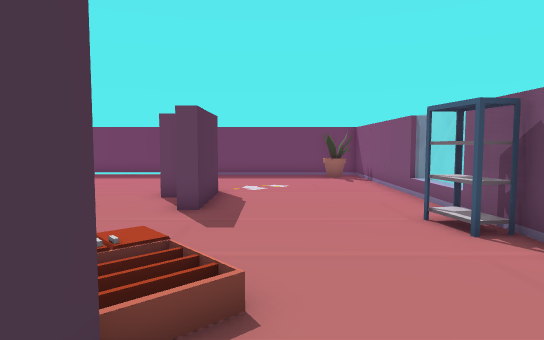
view 1 (above)

22 first-person views from a walk through a Unity game level. The camera is 1.5 m above the floor, tilts 4° down and sees 75° across. The floor is counted in squares, 1 m on a side. Each view is taken from the middle of a square. On the plan, view 1 faces up. The plan holds only what a view shows up to about 16 squares ahead; the rest is blank. The place goes on beyond the plan. The player character is not drawn. Door leaves are left out, so doorways stand open. Some surface patterns are stand-ins.

view 2
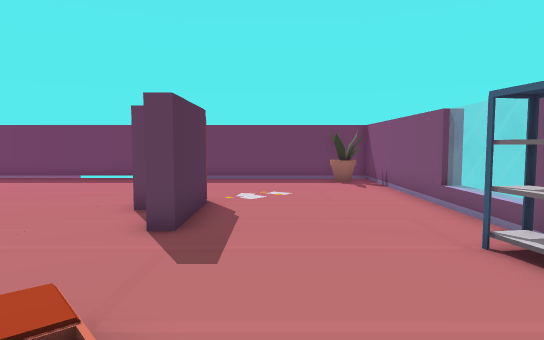

view 3
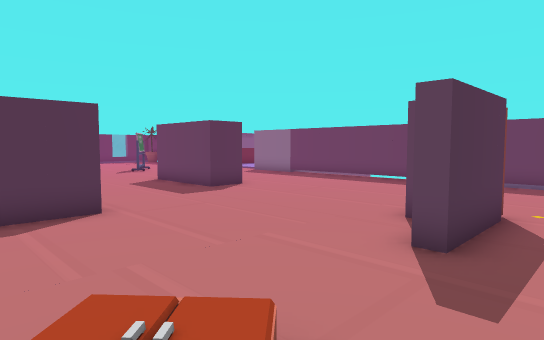

view 4
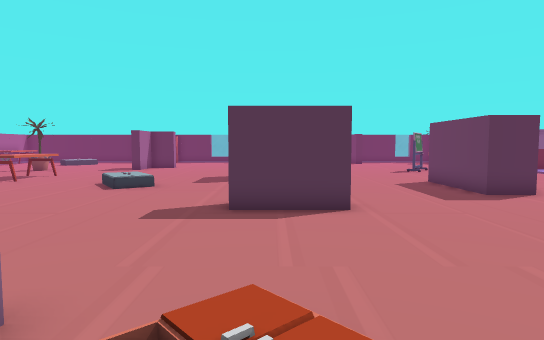

view 5
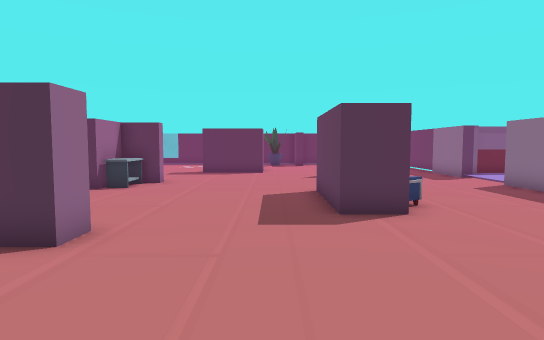

view 6
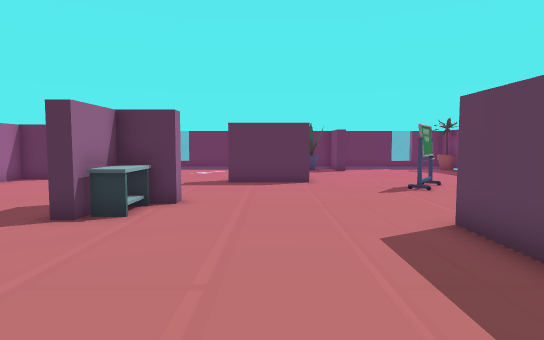

view 7
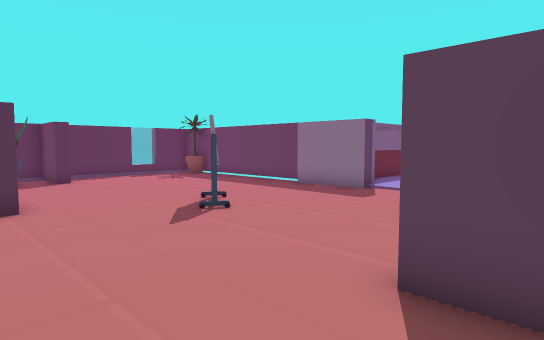

view 8
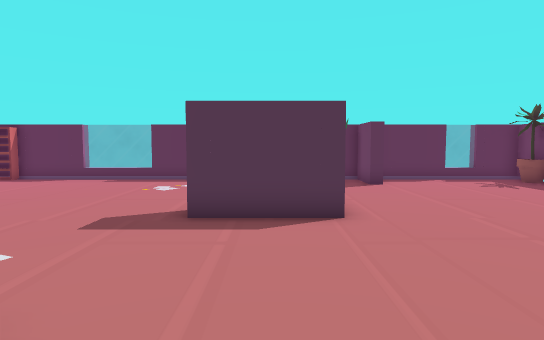

view 9
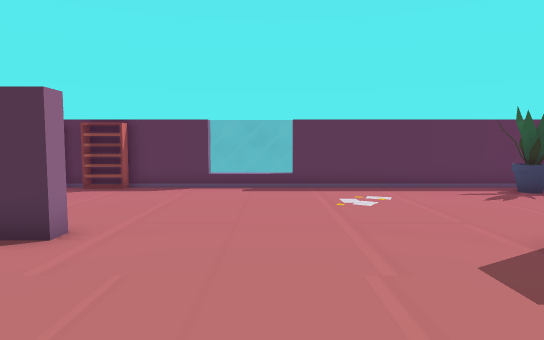

view 10
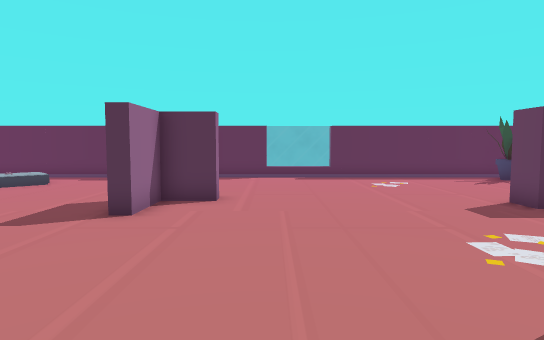

view 11
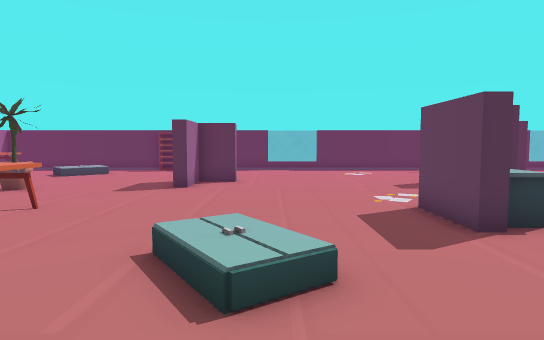

view 12
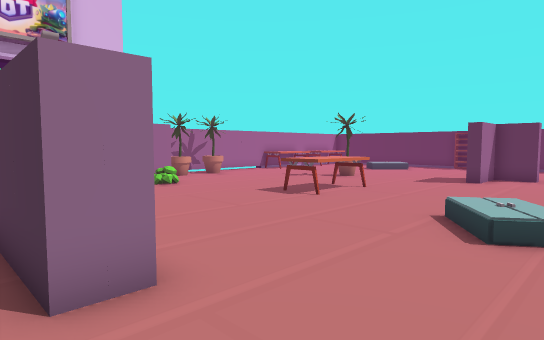

view 13
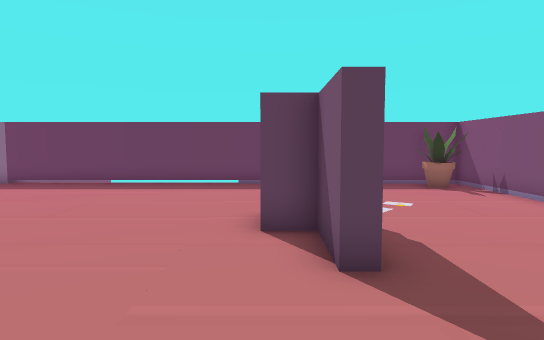

view 14
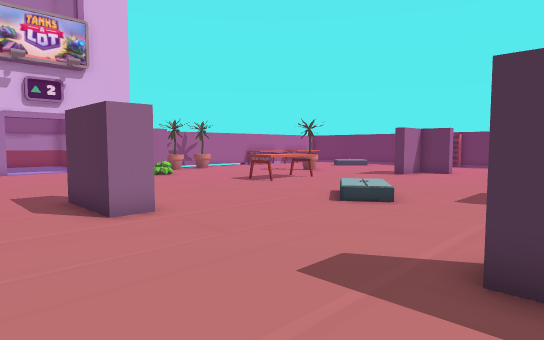

view 15
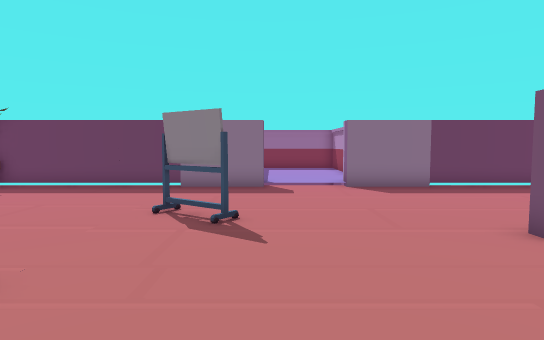

view 16
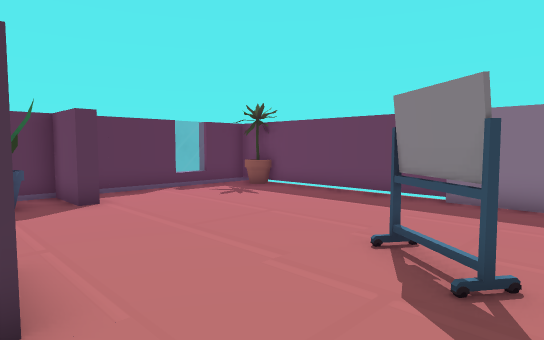

view 17
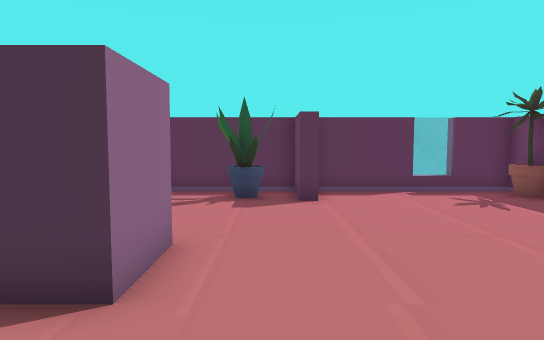

view 18
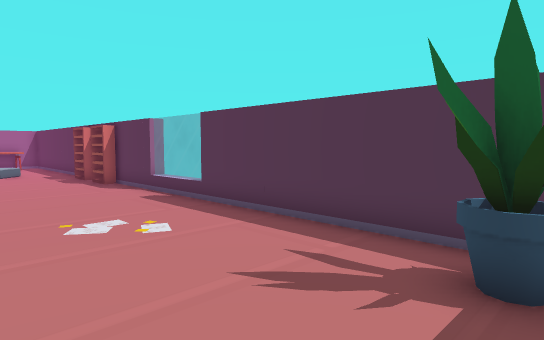

view 19
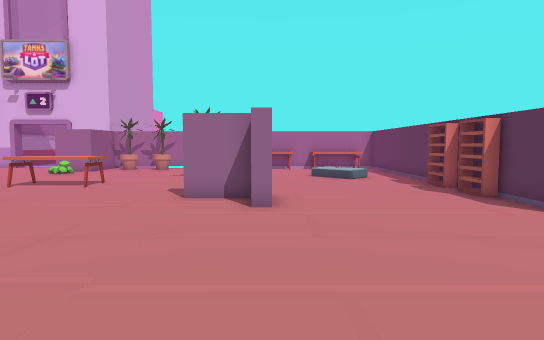

view 20
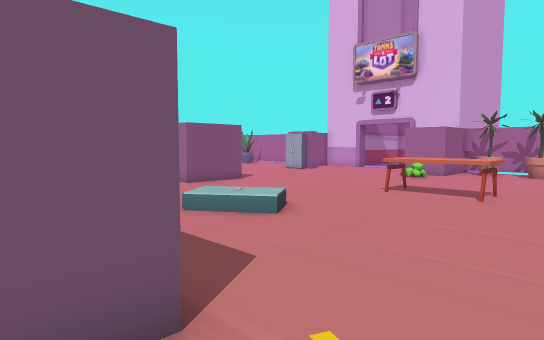

view 21
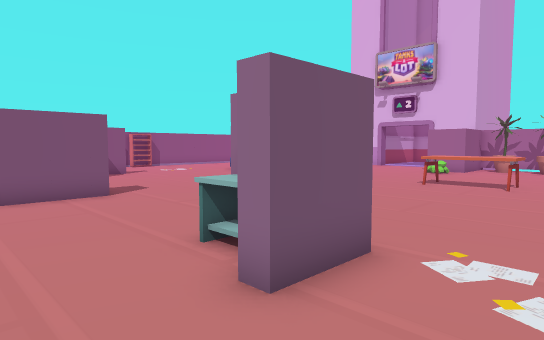

view 22
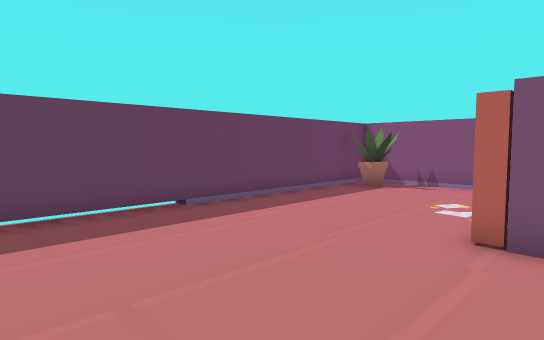

### Floor plan
Points are (right, up) in squares from view 1. A wall is a line through its corners. A room is listed if a view was taken in it or the views show most of it. See-through windows are left out.
Room 1 (views 1, 2, 3, 4, 5, 6, 7, 8, 9, 10, 11, 12, 13, 14, 15, 16, 17, 18, 19, 20, 21, 22)
walls: (-15, 3.1) (-15, 2.6) (-17.5, 2.6) (-17.5, 4.5) (-17, 4.5) (-17, 3.1) (-15, 3.1); (-9.1, 2.9) (-9.1, 5.8) (-8.1, 5.8) (-8.1, 3); (-10.6, 12) (-10.6, 10.5) (-14.6, 10.5); (-24.2, 8.5) (-22.2, 8.5) (-22.2, 5.3) (-23.2, 5.3); (-24, -2.5) (-23.5, -2.5) (-23.5, -4) (-21.5, -4) (-21.5, -4.5); (-7.8, -6.4) (-7.8, -3.5) (-6.8, -3.5) (-6.8, -6.4); (-3.2, 10.6) (-3.2, 11.6); (-0.9, 1.8) (-0.9, 1); (-1.7, 11.6) (-1.7, 8.1) (-2.2, 8.1) (-2.2, 10.1) (-3.2, 10.1); (-19.3, 17.8) (-30.5, 17.8) (-30.5, 15.9); (-28.5, 11.4) (-28.5, 10.8) (-30.5, 10.8) (-30.5, 1.6); (-30.5, -1.2) (-30.5, -6.3); (3.4, 5.7) (3.1, 7.2); (4.2, 5.4) (4.2, 17.8) (-16.3, 17.8); (-30.5, -4) (-30, -4) (-30, -5.4); (-30, -6.3) (-30, -7.6); (-30.5, 14.6) (-30.5, 11.5); (-30.5, -7.4) (-30.5, -9.5)
ways out: open door at (-18, 18)
objects: flowerpot (-30, 9) to (-29, 10); flowerpot (-30, 17) to (-29, 17); flowerpot (-21, -9); other object (-21, 12) to (-20, 13); table (-17, -8) to (-15, -7); table (-16, 4) to (-15, 4); chair (-13, 12) to (-12, 13); flowerpot (3, 16) to (3, 17)

Positions as (right, up) in squares from view 1, and headings:
1: (0, 0), facing up
2: (0, 2), facing up
3: (0, 3), facing up-left
4: (0, 4), facing left
5: (-3, 9), facing left
6: (-8, 7), facing left
7: (-13, 7), facing up-left
8: (-15, 7), facing left
9: (-18, 1), facing left
10: (-14, -1), facing left
11: (-9, -1), facing left
12: (-6, 0), facing down-left
13: (-3, 4), facing up
14: (-4, 4), facing down-left
15: (-19, 5), facing up
16: (-19, 8), facing up-left
17: (-19, 10), facing left
18: (-25, 10), facing down-left
19: (-24, 6), facing down
20: (-20, 4), facing down-right
21: (-20, 7), facing down-right
22: (-9, 10), facing up-right
